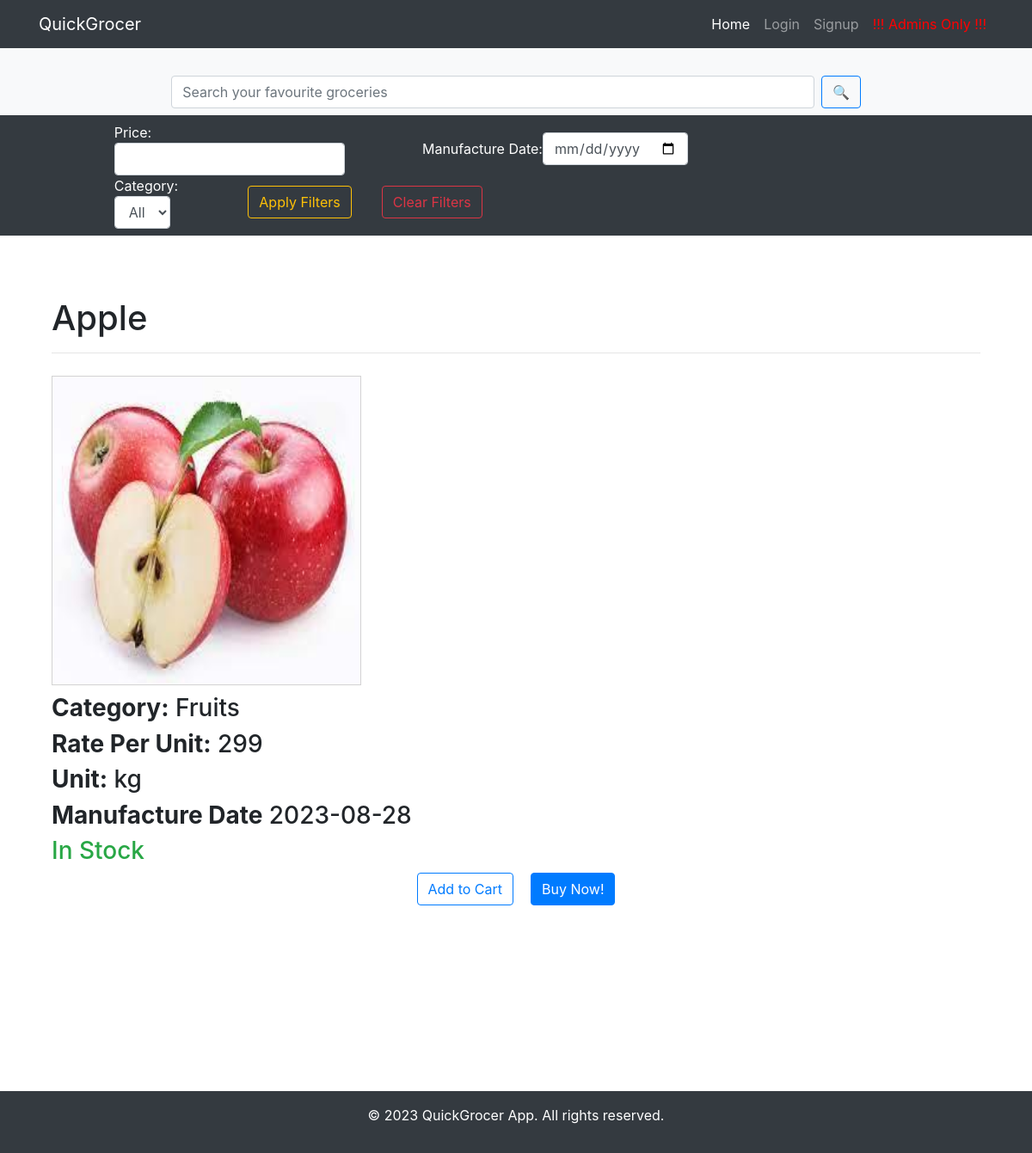
The app's page /product/3 with its own data.
### application/models.py (models this page shows, shortened)
class Product(db.Model):
    id = db.Column(db.Integer, primary_key=True)
    product_name = db.Column(db.String(80), unique=True, nullable=False)
    product_picture = db.Column(db.String(160), nullable=False, default='default.png')
    total_quantity = db.Column(db.Integer, unique=False, nullable=False)
    rate_per_unit = db.Column(db.Integer, unique=False, nullable=False)
    manufacture_date = db.Column(db.Date, unique=False, nullable=False)
    unit_id = db.Column(db.Integer, db.ForeignKey('unit.id'), nullable=False)
    category_id = db.Column(db.Integer, db.ForeignKey('category.id'), nullable=False)
    cart = db.relationship('Cart', backref='product', lazy=True)

class Category(db.Model):
    id = db.Column(db.Integer, primary_key=True)
    category_name = db.Column(db.String(80), unique=True, nullable=False)
    category_picture = db.Column(db.String(80), nullable=False, default='default.png')
    products = db.relationship('Product', backref='category', lazy=True)

class Unit(db.Model):
    id = db.Column(db.Integer, primary_key=True)
    unit_name = db.Column(db.String(80), unique=True, nullable=False)
    products = db.relationship('Product', backref='unit', lazy=True)

### application/views.py (the view)
@views.route("/product/<int:product_id>")
def view_product(product_id):
    product = Product.query.filter_by(id=product_id).first()
    return render_template("product.html", user=current_user, product=product)

### application/templates/product.html (shortened to what this page needs)
{% extends "base.html" %}
{% block hero %} {% include "search_form.html" %} {% endblock %}
{% block content %}
{% if product %}
<div class="container">
    <div class="row">
        <div class="col-lg-12">
            <h1 class="mt-4">{{ product.product_name }}</h1>
            <hr />
            <img
                src="{{ url_for('static', filename='images/' + product.product_picture) }}"
                alt="product Image"
                class="img-fluid big-img" />
            <h3>
                <strong>Category:</strong>
                {{ product.category.category_name }}
            </h3>
            <h3><strong>Rate Per Unit:</strong> {{ product.rate_per_unit }}</h3>
            <h3><strong>Unit:</strong> {{ product.unit.unit_name }}</h3>
            <h3>
                <strong>Manufacture Date</strong> {{ product.manufacture_date }}
            </h3>
            {% if product.total_quantity > 10 %}
            <h3>
                <span class="text-success">In Stock</span>
            </h3>
            {% elif product.total_quantity > 0 and product.total_quantity <= 10
            %}
            <h3>
                <span class="text-warning"
                    >Limited Stock : {{ product.total_quantity }}</span
                >
            </h3>
            {% else %}
            <h3>
                <span class="text-danger">Out Of Stock</span>
            </h3>
            {% endif %}
            <div class="d-flex justify-content-center align-items-center">
                <a
                    href="{{ url_for('auth_user.add_to_cart', product_id=product.id) }}"
                    class="btn btn-outline-primary"
                    style="margin-right: 10px"
                    >Add to Cart</a
                >
                <a
                    href="{{ url_for('auth_user.purchase_product', product_id=product.id) }}"
                    class="btn btn-primary"
                    style="margin-left: 10px"
                    >Buy Now!</a
                >
            </div>
        </div>
    </div>
</div>
{% endif %} {% endblock %}

### application/static/css/style.css (style rules this page uses)
.big-img { border: 1px solid lightgray; margin-top: 10px !important; margin-bottom: 10px !important; height: 360px !important; width: 360px !important; align-self: center !important; justify-content: center; }

### records on screen
Product: product_name "Apple", product_picture (picture), rate_per_unit "299", manufacture_date "2023-08-28"
Category: category.category_name "Fruits"
Unit: unit.unit_name "kg"
